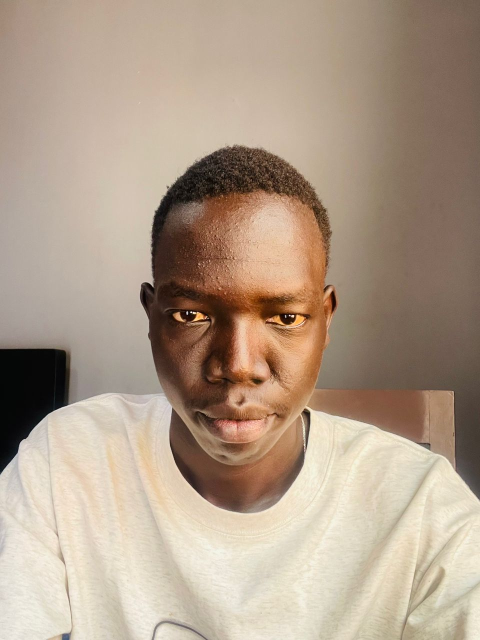
#> input picture Images/member1/neutral.jpeg, 960 x 1280 px (shown at 1/2 size)
$ python -i script.py   (imports and definitions only)   (older library calls are emulated)
#> lines starting #> are read from the running program, lines starting #| are printed output that depends on the picture
#!/usr/bin/env python3
"""
Product Access System Demonstration

This script demonstrates the exact flow:
1. User attempts to access the product prediction model
2. If face is recognized, they proceed to attempt to run a prediction
3. The prediction must be confirmed through voice verification
4. The system determines if the prediction is allowed
"""

import os
import sys
import pickle
import numpy as np
import pandas as pd
import cv2
import librosa
import matplotlib.pyplot as plt
from IPython.display import Audio, display
from sklearn.preprocessing import StandardScaler

# Set paths
IMAGE_DIR = 'Images'
AUDIO_DIR = 'Audio'
MODEL_DIR = 'Models'

# Load models
# [26 lines not run here, left out]

# Function to extract image features
def extract_image_features(image_path):
    """Extract features from an image for facial recognition."""
#> called with image_path = 'Images/member1/neutral.jpeg'
    img = cv2.imread(image_path)
#> img is the input picture: shape (1280, 960, 3); mean B, G, R 138.1, 156.8, 176.2
    if img is None:
        return None

    img_rgb = cv2.cvtColor(img, cv2.COLOR_BGR2RGB)

    # Extract histogram features
    hist_features = []
    for i in range(3):
        hist = cv2.calcHist([img_rgb], [i], None, [32], [0, 256])
        hist = cv2.normalize(hist, hist).flatten()
        hist_features.extend(hist)
#> after the loop, hist_features = 96 values, max 0.394 at index 53, min 0 at index 95, mean 0.138

    # Extract HOG features (simplified)
    gray = cv2.cvtColor(img_rgb, cv2.COLOR_RGB2GRAY)
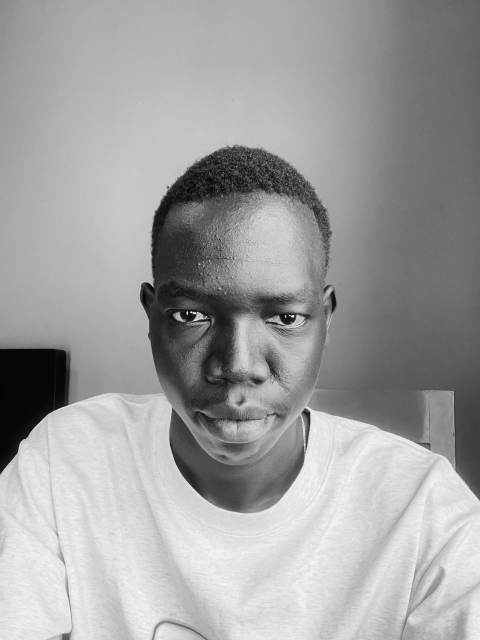
#> gray: shape (1280, 960) (shown at 1/2 size); min 0, max 252, mean 160.5
    resized = cv2.resize(gray, (128, 128))
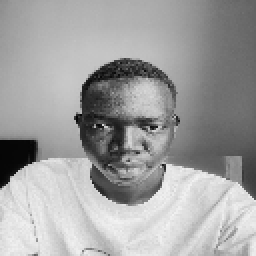
#> resized: shape (128, 128) (shown 2 times larger); min 4, max 242, mean 160.5

    gx = cv2.Sobel(resized, cv2.CV_32F, 1, 0)
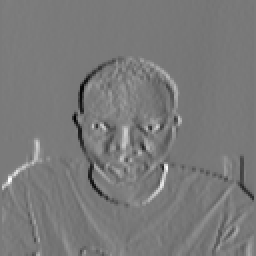
#> gx: shape (128, 128) float32 (shown 2 times larger); min -704, max 766, mean -1.4; drawn with min black and max white
    gy = cv2.Sobel(resized, cv2.CV_32F, 0, 1)
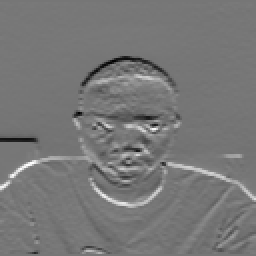
#> gy: shape (128, 128) float32 (shown 2 times larger); min -628, max 718, mean 3.1; drawn with min black and max white
    mag, ang = cv2.cartToPolar(gx, gy)
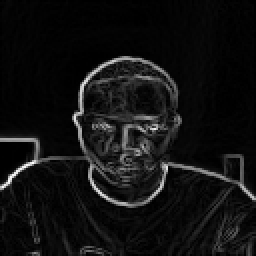
#> mag: shape (128, 128) float32 (shown 2 times larger); min 0, max 830.8, mean 58.2; drawn with min black and max white
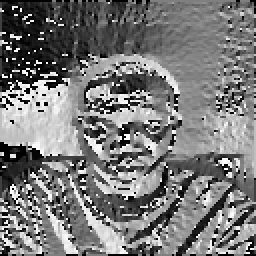
#> ang: shape (128, 128) float32 (shown 2 times larger); min 0, max 6.28, mean 2.97; drawn with min black and max white
    hog_features = np.concatenate([mag.flatten()[:20], ang.flatten()[:20]])
#> hog_features = 40 values, max 30 at index 4, min 0 at index 0, mean 5.4

    features = np.concatenate([hist_features, hog_features])
#> features = 136 values, max 30 at index 100, min 0 at index 95, mean 1.69

    # Match expected feature length
    expected_length = 40
    if len(features) > expected_length:
        features = features[:expected_length]
#> features = 40 values, max 0.39 at index 29, min 0.00887 at index 2, mean 0.115
    elif len(features) < expected_length:
        features = np.pad(features, (0, expected_length - len(features)), 'constant')

    return features

# Function to extract audio features
# [235 lines left out: functions extract_audio_features, product_access_system, run_product_access_demo, not called in this run]

# Main function
# [2 lines not run here, left out]

>>> result = extract_image_features('Images/member1/neutral.jpeg')
#> result has the same summary as features in extract_image_features

$ run again, on Images/member1/surprised.jpeg
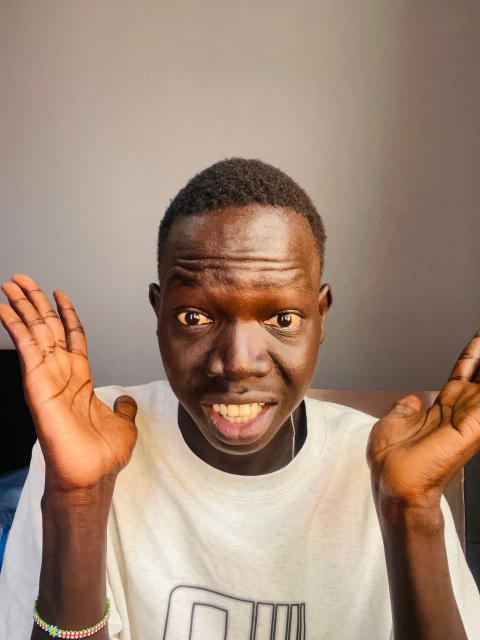
#> input picture Images/member1/surprised.jpeg, 960 x 1280 px (shown at 1/2 size)
#> in extract_image_features, img is the input picture: shape (1280, 960, 3); mean B, G, R 118.8, 136.5, 162.3
#> after the loop in extract_image_features, `for i in range(3):`: hist_features = 96 values, max 0.431 at index 22, min 3.86e-06 at index 95, mean 0.147
#> in extract_image_features, `mag, ang = cv2.cartToPolar(gx, gy)`:
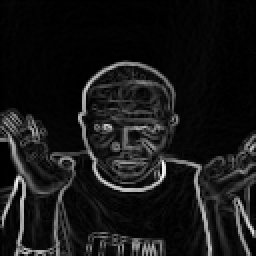
#> mag: shape (128, 128) float32 (shown 2 times larger); min 0, max 874.1, mean 80.4; drawn with min black and max white
#> in extract_image_features, `mag, ang = cv2.cartToPolar(gx, gy)`:
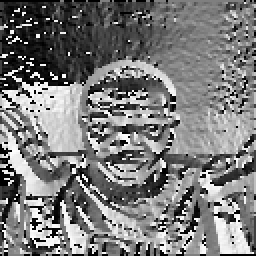
#> ang: shape (128, 128) float32 (shown 2 times larger); min 0, max 6.28, mean 3.02; drawn with min black and max white
#> hog_features = 40 values, max 20 at index 6, min 0 at index 0, mean 4.65
#> in extract_image_features, `features = np.concatenate([hist_features, hog_features])`: features = 136 values, max 20 at index 102, min 0 at index 96, mean 1.47
#> in extract_image_features, `features = features[:expected_length]`: features = 40 values, max 0.431 at index 22, min 0.00655 at index 1, mean 0.13
#> result has the same summary as features in extract_image_features
